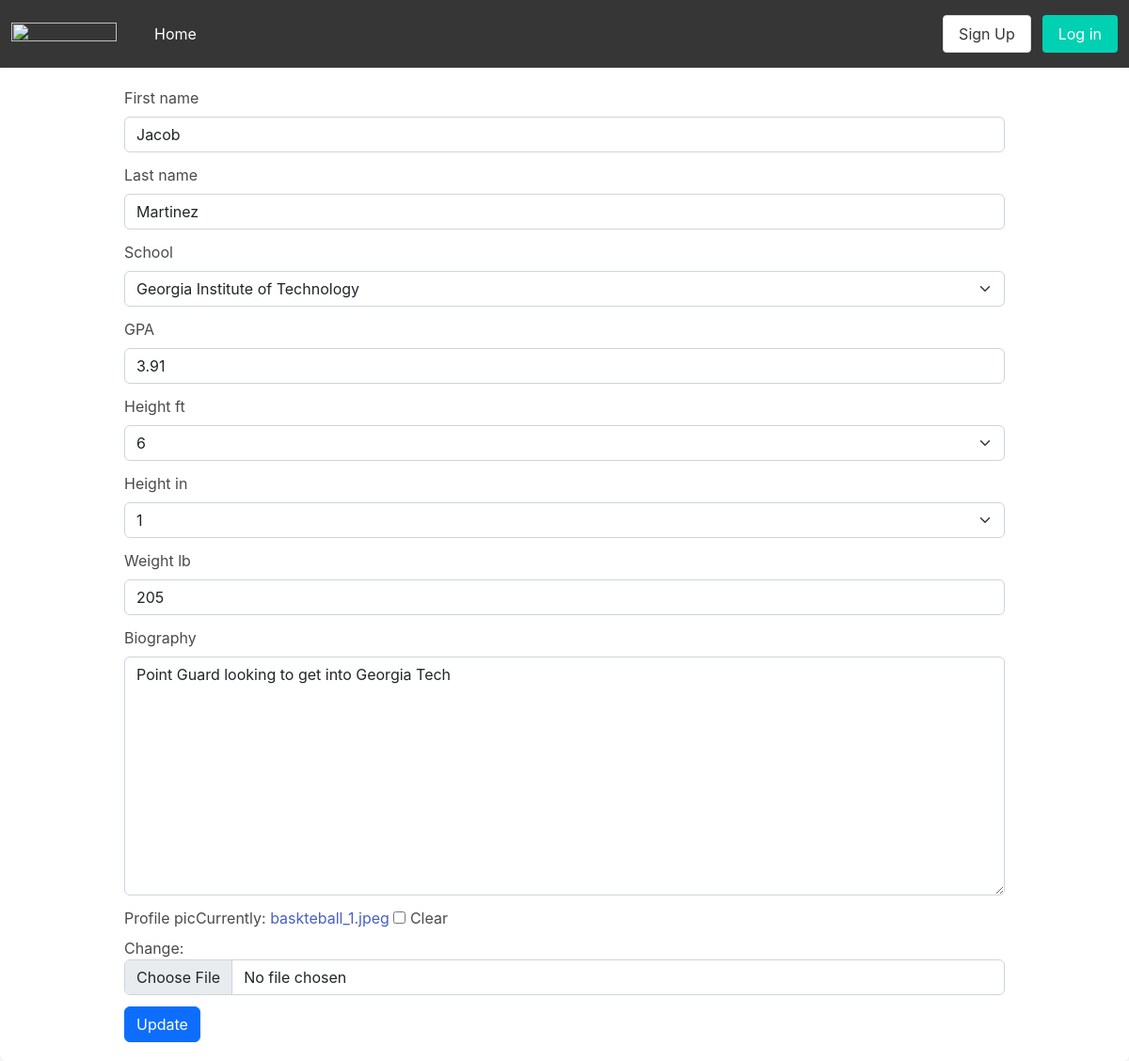
Screenshot of /user/7/update with the database file from the repository.
### api/models.py (models this page shows, shortened)
class CustomUser(auth.models.AbstractUser, auth.models.PermissionsMixin):
    user_type_choices = (
        (0, 'Scout'),
        (1, 'Athlete'),
    )
    school_options = (
        ('Georgia Institute of Technology', 'Georgia Institute of Technology'),
        ('Florida International University', 'Florida International University'),
        ('Yale', 'Yale'),
        ('University of Pittsburgh', 'University of Pittsburgh'),
        ('Emory University','Emory University')
    )
    height_foot_options = (
        (4, '4'),
        (5, '5'),
        (6, '6'),
        (7, '7'),
    )
    height_inch_options = (
        (0, '0'),
        (1, '1'),
        (2, '2'),
        (3, '3'),
        (4, '4'),
        (5, '5'),
        (6, '6'),
        (7, '7'),
        (8, '8'),
        (9, '9'),
        (10, '10'),
        (11, '11'),
        (12, '12'),
    )
    weight_lb = models.IntegerField(default=140, blank=True)
    height_ft = models.IntegerField(choices=height_foot_options, default=5, blank=True)
    height_in = models.IntegerField(choices=height_inch_options, default=6, blank=True)
    school = models.CharField(max_length=128, blank=True, choices=school_options)
    profile_pic = models.ImageField(null=True, blank=True)
    bio = models.TextField(null=True, blank=True, default="No biography")
    gpa = models.FloatField(null=True, blank=True)
    user_type = models.PositiveSmallIntegerField(null=True, choices=user_type_choices)

### api/views.py (the view)
# urls.py: path('user/<int:pk>/update', views.UpdateUser.as_view(), name='update_user_page'),
class UpdateUser(UpdateView):
    model = models.CustomUser
    form_class = forms.UserEditForm
    success_url = reverse_lazy('api:home_page')
    template_name = 'user_update.html'

### api/forms.py
class UserEditForm(ModelForm):
    class Meta:
        fields = ('first_name', 'last_name', 'school', 'gpa', 'height_ft', 'height_in', 'weight_lb', 'bio', 'profile_pic')
        model = get_user_model()
    def __init__(self, *args, **kwargs):
        super().__init__(*args,**kwargs)
        self.fields['bio'].label = 'Biography'
        self.fields['gpa'].label = 'GPA'

### templates/user_update.html (shortened to what this page needs)
{% extends 'base.html' %}
{% load bootstrap5 %}
{% block bodyblock %}
<div class='container'>
    <form method="post" enctype="multipart/form-data">
        {% bootstrap_form form %}
        <input type="submit" value="Update" class="btn btn-primary">
    </form>
</div>
{% endblock bodyblock %}

### rows the page displays
CustomUser: first_name "Jacob", last_name "Martinez", school "Georgia Institute of Technology", gpa "3.91", height_ft "6", height_in "1", weight_lb "205", bio "Point Guard looking to get into Georgia Tech"
